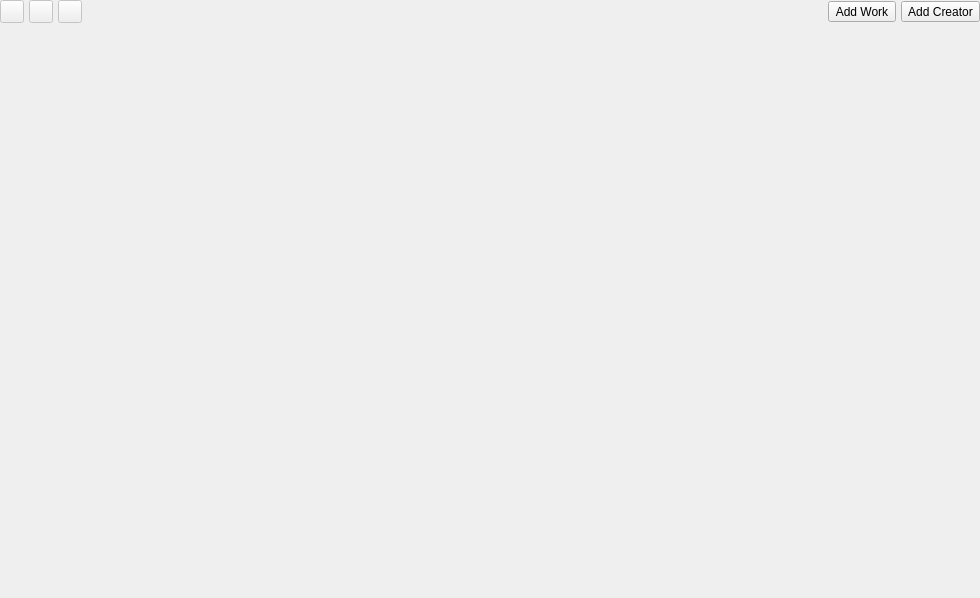
<?xml version="1.0" encoding="UTF-8"?>
<ui version="4.0">
 <class>BrowseTab</class>
 <widget class="QWidget" name="BrowseTab">
  <property name="geometry">
   <rect>
    <x>0</x>
    <y>0</y>
    <width>980</width>
    <height>598</height>
   </rect>
  </property>
  <property name="windowTitle">
   <string>Form</string>
  </property>
  <layout class="QVBoxLayout" name="verticalLayout_2">
   <property name="spacing">
    <number>5</number>
   </property>
   <property name="leftMargin">
    <number>0</number>
   </property>
   <property name="topMargin">
    <number>0</number>
   </property>
   <property name="rightMargin">
    <number>0</number>
   </property>
   <property name="bottomMargin">
    <number>0</number>
   </property>
   <item>
    <layout class="QHBoxLayout" name="horizontalLayout_2" stretch="0,0,0,1,0">
     <property name="spacing">
      <number>5</number>
     </property>
     <item>
      <widget class="QToolButton" name="backToolButton">
       <property name="enabled">
        <bool>false</bool>
       </property>
       <property name="icon">
        <iconset resource="../../../../resources/resources.qrc">
         <normaloff>:/icons/icons/left-arrow.png</normaloff>:/icons/icons/left-arrow.png</iconset>
       </property>
      </widget>
     </item>
     <item>
      <widget class="QToolButton" name="forwardToolButton">
       <property name="enabled">
        <bool>false</bool>
       </property>
       <property name="icon">
        <iconset resource="../../../../resources/resources.qrc">
         <normaloff>:/icons/icons/right-arrow.png</normaloff>:/icons/icons/right-arrow.png</iconset>
       </property>
      </widget>
     </item>
     <item>
      <widget class="QToolButton" name="homeToolButton">
       <property name="enabled">
        <bool>false</bool>
       </property>
       <property name="icon">
        <iconset resource="../../../../resources/resources.qrc">
         <normaloff>:/icons/icons/house.png</normaloff>:/icons/icons/house.png</iconset>
       </property>
      </widget>
     </item>
     <item>
      <spacer name="horizontalSpacer_2">
       <property name="orientation">
        <enum>Qt::Horizontal</enum>
       </property>
       <property name="sizeHint" stdset="0">
        <size>
         <width>40</width>
         <height>20</height>
        </size>
       </property>
      </spacer>
     </item>
     <item>
      <layout class="QHBoxLayout" name="horizontalLayout_3" stretch="1,1">
       <property name="spacing">
        <number>5</number>
       </property>
       <item>
        <widget class="QToolButton" name="addWorkToolButton">
         <property name="sizePolicy">
          <sizepolicy hsizetype="Minimum" vsizetype="Fixed">
           <horstretch>0</horstretch>
           <verstretch>0</verstretch>
          </sizepolicy>
         </property>
         <property name="text">
          <string>Add Work</string>
         </property>
        </widget>
       </item>
       <item>
        <widget class="QToolButton" name="addCreatorToolButton">
         <property name="sizePolicy">
          <sizepolicy hsizetype="Minimum" vsizetype="Fixed">
           <horstretch>0</horstretch>
           <verstretch>0</verstretch>
          </sizepolicy>
         </property>
         <property name="text">
          <string>Add Creator</string>
         </property>
        </widget>
       </item>
      </layout>
     </item>
    </layout>
   </item>
   <item>
    <widget class="QStackedWidget" name="stackedWidget">
     <widget class="HomePage" name="homePage"/>
    </widget>
   </item>
  </layout>
 </widget>
 <customwidgets>
  <customwidget>
   <class>HomePage</class>
   <extends>QWidget</extends>
   <header>Page/HomePage.h</header>
   <container>1</container>
  </customwidget>
 </customwidgets>
 <resources>
  <include location="../../../../resources/resources.qrc"/>
 </resources>
 <connections/>
</ui>
